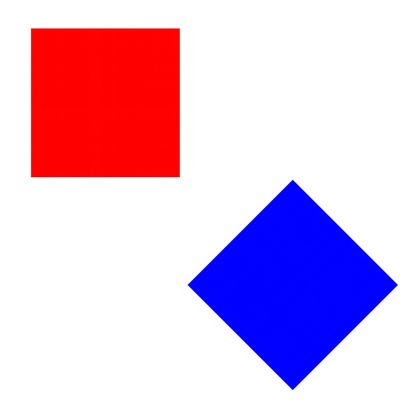
%> input picture Realtime_Hough/matlab/simple.jpg, 420 x 420 px, shrunk from 960 x 960 before the run
$ octave main.m   (GNU Octave 9; MATLAB toolbox functions it lacks are replaced by stand-ins)
%> lines starting %> are read from the running program, lines starting %| are printed output that depends on the picture; in (x1, y1, x2, y2) boxes, pixels count from 0 and x2, y2 are one past the last pixel; in counts of white or black regions, pixels touching at a corner belong together; the program's own positions count from 1
%> further down, I is the input picture: size 420x420x3 uint8; mean R, G, B 222.8, 191.1, 222.6
### Realtime_Hough/matlab/kht.m
function lines = kht(image,varargin)
%KHT	Kernel-based Hough transform for detecting straight lines in images.
%   LINES = KHT(IMAGE,...) is a wrapper function for the C++ implementation of the
%   improved Hough transform voting scheme proposed by Fernandes and Oliveira in
%
%      Leandro A. F. Fernandes, Manuel M. Oliveira
%      Real-time line detection through an improved Hough transform voting scheme
%      Pattern Recognition (PR), Elsevier, 41:1, 2008, 299-314. <a href="matlab:web('http://dx.doi.org/10.1016/j.patcog.2007.04.003')">DOI</a> <a href="matlab:web('http://www.inf.ufrgs.br/~laffernandes/kht.html')">Project Page</a>
%
%   The complete description of the implemented techinique can be found at the
%   above paper. If you use this implementation, please reference the above paper.
%
%   LINES = KHT(IMAGE,'PropertyName1',PropertyValue1,'PropertyName2',PropertyValue2,...)
%   performs the KHT procedure over a given RGB or gray scale image and returns a Nx2
%   array with the [rho theta] parameters (rho in pixels and theta in degrees) of the
%   N detected lines. The lines are in the form
%
%       rho = x * cosd(theta) + y * sind(theta)
%
%   and we assume that the origin of the image coordinate system is at the center
%   of the image, with the x-axis growing to the right and the y-axis growing down.
%   The resulting lines are sorted in descending order of relevance.
%
%	The expected input properties are:
%
%        'cluster_min_size' : Minimum number of pixels in the clusters of approximately
%                             collinear feature pixels. The default value is 10.
%
%   'cluster_min_deviation' : Minimum accepted distance between a feature pixel and the
%                             line segment defined by the end points of its cluster.
%                             The default value is 2.
%
%                   'delta' : Discretization step for the parameter space. The default
%                             value is 0.5.
%
%       'kernel_min_height' : Minimum height for a kernel pass the culling operation.
%                             This property is restricted to the [0,1] range. The
%                             default value is 0.002.
%
%                'n_sigmas' : Number of standard deviations used by the Gaussian kernel
%                             The default value is 2.
%
%   See also <a href="matlab:help('kht_compile')">KHT_COMPILE</a>

% Copyright (C) 2008 Leandro A. F. Fernandes and Manuel M. Oliveira

% Check input arguments.
if nargin == 0
    error('Not enough input arguments.')
end

if rem(length(varargin),2) ~= 0
    error('Invalid number of input arguments.')
end

% Set input parameters.
if ndims(image) == 3
    gray = rgb2gray(image);
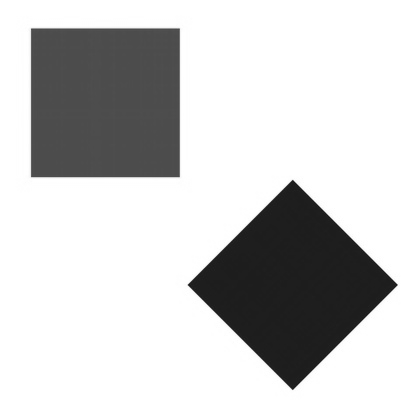
%> gray: size 420x420 uint8; min 23, max 255, mean 204.2
else
    gray = image;
end
binary = uint8(edge(gray,'canny')');
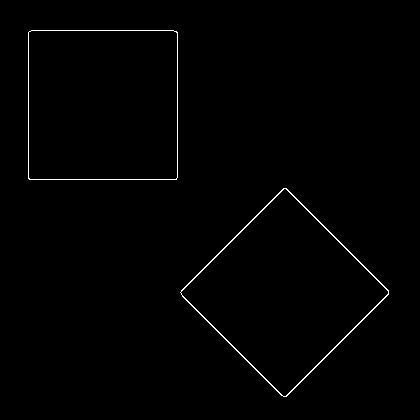
%> binary: size 420x420 uint8; values 0 (black) and 1 (white), 0.8% white in thin lines or dots, all inside (x1, y1, x2, y2) = (28, 30, 389, 397)

cluster_min_size = uint32(10);
cluster_min_deviation = 2;
delta = 0.5;
kernel_min_height = 0.002;
n_sigmas = 2;

for i=1:2:length(varargin)
    switch lower(char(varargin{i}))
        case 'cluster_min_size'
            cluster_min_size = uint32(varargin{i+1});
        case 'cluster_min_deviation'
            cluster_min_deviation = double(varargin{i+1});
        case 'delta'
            delta = double(varargin{i+1});
        case 'kernel_min_height'
            kernel_min_height = double(varargin{i+1});
        case 'n_sigmas'
            n_sigmas = double(varargin{i+1});
        otherwise
            error('The argument ''%s'' is unknown.',char(varargin{i}))
    end
end
%> after the loop, cluster_min_deviation = 2; cluster_min_size = 10; delta = 0.5; kernel_min_height = 0.002; n_sigmas = 2

% Call the MEX-File.
try
    lines = kht_wrapper(binary,cluster_min_size,cluster_min_deviation,delta,kernel_min_height,n_sigmas);
catch
    err = lasterror;
    switch err.identifier
        case 'MATLAB:UndefinedFunction'
            error('The KHT MEX-file was not compiled yet. Please, call KHT_COMPILE and try again.')
        otherwise
            rethrow(err);
%> (this line was passed over: kht_wrapper is not available in this run)
    end
end

### Realtime_Hough/matlab/main.m
% LINES = KHT(IMAGE,...) function usage. The complete description of the
% implemented techinique can be found at the paper below. If you use this
% implementation, please reference the paper.
%
%    Leandro A. F. Fernandes, Manuel M. Oliveira
%    Real-time line detection through an improved Hough transform voting scheme
%    Pattern Recognition (PR), Elsevier, 41:1, 2008, 299-314.
%    DOI: http://dx.doi.org/10.1016/j.patcog.2007.04.003
%    Project Page: http://www.inf.ufrgs.br/~laffernandes/kht.html

% Copyright (C) 2008 Leandro A. F. Fernandes and Manuel M. Oliveira

close all
clear
clc

% Sample image files and number of most relevant lines.
filename       = {'simple.jpg','chess.jpg','road.jpg','wall.jpg','board.jpg','church.jpg','building.jpg','beach.jpg'};
relevant_lines = [8 25 15 36 38 40 19 19];

for i=1:length(filename)
    % Load input image.
    I = imread(filename{i});

    % Call the kernel-base Hough transform function.
%> (the run ends here)
